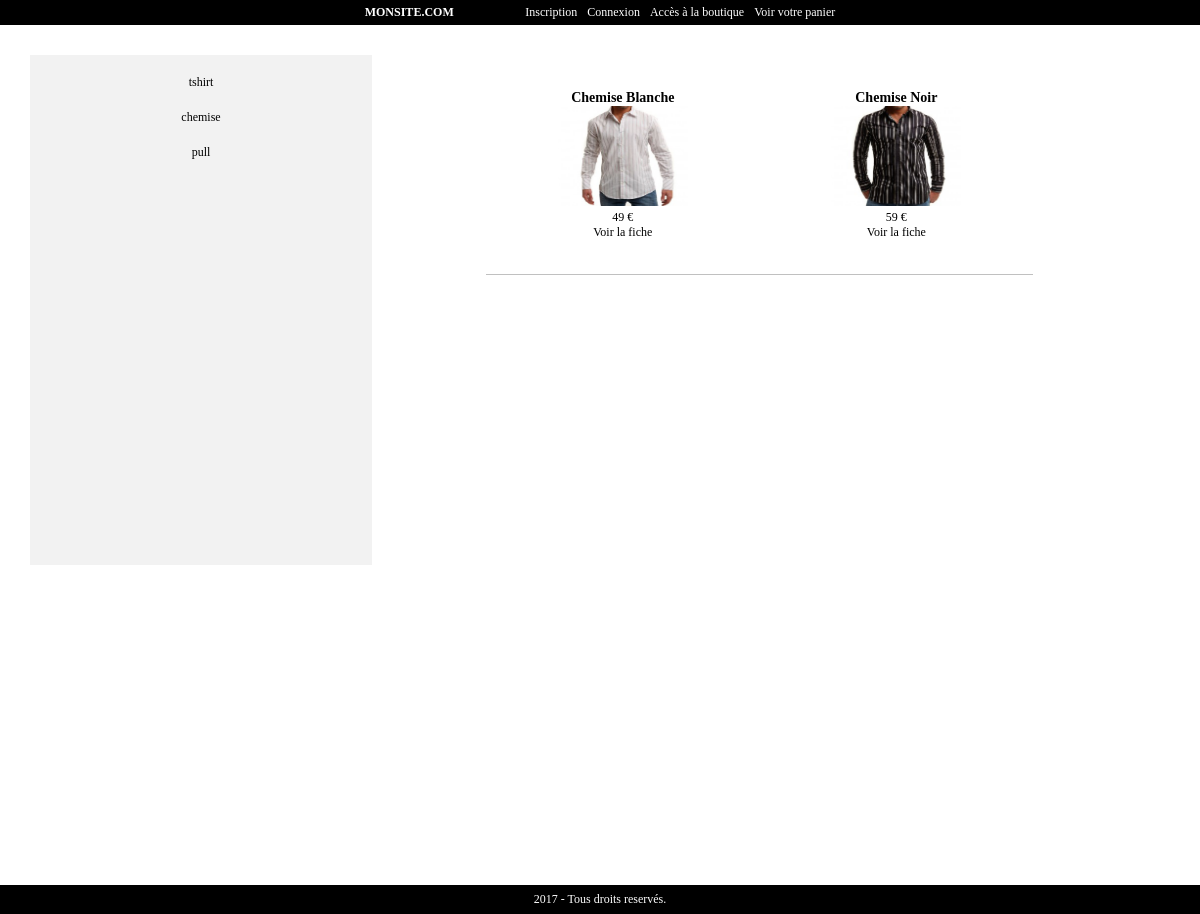
Screenshot of /boutique.php?categorie=chemise with the database file from the repository.
### tables this page shows
CREATE TABLE IF NOT EXISTS `produit` (
  `id_produit` int(3) NOT NULL AUTO_INCREMENT,
  `reference` varchar(20) NOT NULL,
  `categorie` varchar(20) NOT NULL,
  `titre` varchar(100) NOT NULL,
  `description` text NOT NULL,
  `couleur` varchar(20) NOT NULL,
  `taille` varchar(5) NOT NULL,
  `public` enum('m','f','mixte') NOT NULL,
  `photo` varchar(250) NOT NULL,
  `prix` int(3) NOT NULL,
  `stock` int(3) NOT NULL,
  PRIMARY KEY (`id_produit`),
  UNIQUE KEY `reference` (`reference`)
);

### inc/fonction.inc.php (called while the page is built, shortened)
<?php
function executeRequete($req)
{
	global $mysqli;
	$resultat = $mysqli->query($req);
	return $resultat;
}

### inc/init.inc.php (called while the page is built, shortened)
<?php
$mysqli = new mysqli("localhost", "root", "", "site");
$contenu = '';
require_once("fonction.inc.php");

### boutique.php (the view)
<?php
require_once("inc/init.inc.php");
$categories_des_produits = executeRequete("SELECT DISTINCT categorie FROM produit");
$contenu .= '<div class="boutique-gauche">';
$contenu .= "<ul>";
while($cat = $categories_des_produits->fetch_assoc())
{
	$contenu .= "<li><a href='?categorie="	. $cat['categorie'] . "'>" . $cat['categorie'] . "</a></li>";
}
$contenu .= "</ul>";
$contenu .= "</div>";
$contenu .= '<div class="boutique-droite">';
if(isset($_GET['categorie']))
{
	$donnees = executeRequete("SELECT id_produit,reference,titre,photo,prix FROM produit WHERE categorie='$_GET[categorie]'");
	while($produit = $donnees->fetch_assoc())
	{
		$contenu .= '<div class="boutique-produit">';
		$contenu .= "<h3>$produit[titre]</h3>";
		$contenu .= "<a href=\"fiche_produit.php?id_produit=$produit[id_produit]\"><img src=\"$produit[photo]\" width=\"130\" height=\"100\" /></a>";
		$contenu .= "<p>$produit[prix] €</p>";
		$contenu .= '<a href="fiche_produit.php?id_produit=' . $produit['id_produit'] . '">Voir la fiche</a>';
		$contenu .= '</div>';
	}
}
$contenu .= '</div>';
require_once("inc/haut.inc.php");
echo $contenu;
require_once("inc/bas.inc.php");

### inc/css/style.css (style rules this page uses)
* { margin: 0; }
body { font-family : verdana; font-size: 12px; }
a { text-decoration: none; color: #000; }
.boutique-gauche { float: left; width: 30%; background: #f2f2f2; min-height: 500px; margin-right: 10%; padding-top: 10px; text-align: center; }
.boutique-gauche ul { list-style: none; padding: 0; }
.boutique-gauche ul li a { display: block; padding: 10px; }
.boutique-droite { float: left; width: 60%; }
.boutique-produit { float: left; width: 30%; text-align: center; padding: 5%; border-bottom: 1px solid #c0c0c0; }

### rows the page displays
produit: titre "Chemise Blanche", photo (picture), prix "49"
produit: titre "Chemise Noir", photo (picture), prix "59"

### other values shown
$cat['categorie'] "tshirt"
$cat['categorie'] "chemise"
$cat['categorie'] "pull"
